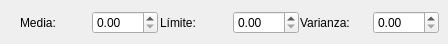
        <widget class="QWidget" name="page_10">
         <widget class="QWidget" name="layoutWidget_20">
          <property name="geometry">
           <rect>
            <x>20</x>
            <y>10</y>
            <width>138</width>
            <height>25</height>
           </rect>
          </property>
          <layout class="QHBoxLayout" name="horizontalLayout_36">
           <item>
            <widget class="QLabel" name="label_51">
             <property name="text">
              <string>Media:    </string>
             </property>
            </widget>
           </item>
           <item>
            <widget class="QDoubleSpinBox" name="d4normed">
             <property name="maximum">
              <double>999.990000000000009</double>
             </property>
            </widget>
           </item>
          </layout>
         </widget>
         <widget class="QWidget" name="layoutWidget_21">
          <property name="geometry">
           <rect>
            <x>160</x>
            <y>10</y>
            <width>139</width>
            <height>25</height>
           </rect>
          </property>
          <layout class="QHBoxLayout" name="horizontalLayout_37">
           <item>
            <widget class="QLabel" name="label_52">
             <property name="text">
              <string>Límite:    </string>
             </property>
            </widget>
           </item>
           <item>
            <widget class="QDoubleSpinBox" name="d4norlim">
             <property name="maximum">
              <double>999.990000000000009</double>
             </property>
            </widget>
           </item>
          </layout>
         </widget>
         <widget class="QWidget" name="layoutWidget_22">
          <property name="geometry">
           <rect>
            <x>300</x>
            <y>10</y>
            <width>139</width>
            <height>25</height>
           </rect>
          </property>
          <layout class="QHBoxLayout" name="horizontalLayout_38">
           <item>
            <widget class="QLabel" name="label_53">
             <property name="text">
              <string>Varianza:</string>
             </property>
            </widget>
           </item>
           <item>
            <widget class="QDoubleSpinBox" name="d4norvar">
             <property name="maximum">
              <double>999.990000000000009</double>
             </property>
            </widget>
           </item>
          </layout>
         </widget>
        </widget>
